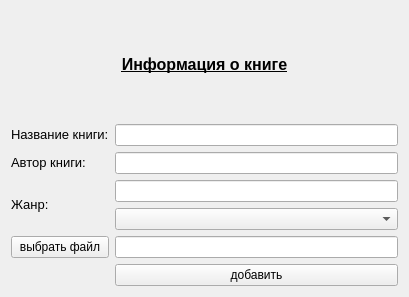
<?xml version="1.0" encoding="UTF-8"?>
<ui version="4.0">
 <class>Form</class>
 <widget class="QWidget" name="Form">
  <property name="geometry">
   <rect>
    <x>0</x>
    <y>0</y>
    <width>409</width>
    <height>297</height>
   </rect>
  </property>
  <property name="windowTitle">
   <string>Добавить</string>
  </property>
  <layout class="QGridLayout" name="gridLayout">
   <item row="0" column="0" colspan="2">
    <widget class="QLabel" name="label">
     <property name="whatsThis">
      <string>&lt;html&gt;&lt;head/&gt;&lt;body&gt;&lt;p align=&quot;justify&quot;&gt;&lt;br/&gt;&lt;/p&gt;&lt;/body&gt;&lt;/html&gt;</string>
     </property>
     <property name="text">
      <string>&lt;html&gt;&lt;head/&gt;&lt;body&gt;&lt;p align=&quot;center&quot;&gt;&lt;span style=&quot; font-size:12pt; font-weight:600; text-decoration: underline;&quot;&gt;Информация о книге&lt;/span&gt;&lt;/p&gt;&lt;/body&gt;&lt;/html&gt;</string>
     </property>
    </widget>
   </item>
   <item row="1" column="0">
    <widget class="QLabel" name="label_2">
     <property name="text">
      <string>&lt;html&gt;&lt;head/&gt;&lt;body&gt;&lt;p&gt;&lt;span style=&quot; font-size:10pt;&quot;&gt;Название книги:&lt;/span&gt;&lt;/p&gt;&lt;/body&gt;&lt;/html&gt;</string>
     </property>
    </widget>
   </item>
   <item row="1" column="1">
    <widget class="QLineEdit" name="booknameedit"/>
   </item>
   <item row="2" column="0">
    <widget class="QLabel" name="label_3">
     <property name="text">
      <string>&lt;html&gt;&lt;head/&gt;&lt;body&gt;&lt;p&gt;&lt;span style=&quot; font-size:10pt;&quot;&gt;Автор книги:&lt;/span&gt;&lt;/p&gt;&lt;/body&gt;&lt;/html&gt;</string>
     </property>
    </widget>
   </item>
   <item row="2" column="1">
    <widget class="QLineEdit" name="authoredit"/>
   </item>
   <item row="3" column="0">
    <widget class="QLabel" name="label_4">
     <property name="text">
      <string>&lt;html&gt;&lt;head/&gt;&lt;body&gt;&lt;p&gt;&lt;span style=&quot; font-size:10pt;&quot;&gt;Жанр:&lt;/span&gt;&lt;/p&gt;&lt;/body&gt;&lt;/html&gt;</string>
     </property>
    </widget>
   </item>
   <item row="3" column="1">
    <layout class="QVBoxLayout" name="verticalLayout">
     <item>
      <widget class="QLineEdit" name="genreedit"/>
     </item>
     <item>
      <widget class="QComboBox" name="comboBox"/>
     </item>
    </layout>
   </item>
   <item row="4" column="0">
    <widget class="QPushButton" name="selectfile">
     <property name="text">
      <string>выбрать файл</string>
     </property>
    </widget>
   </item>
   <item row="4" column="1">
    <widget class="QLineEdit" name="filenameedit"/>
   </item>
   <item row="5" column="0">
    <widget class="QLabel" name="infwrong">
     <property name="text">
      <string/>
     </property>
    </widget>
   </item>
   <item row="5" column="1">
    <widget class="QPushButton" name="appendbtn">
     <property name="text">
      <string>добавить</string>
     </property>
    </widget>
   </item>
  </layout>
 </widget>
 <resources/>
 <connections/>
</ui>
